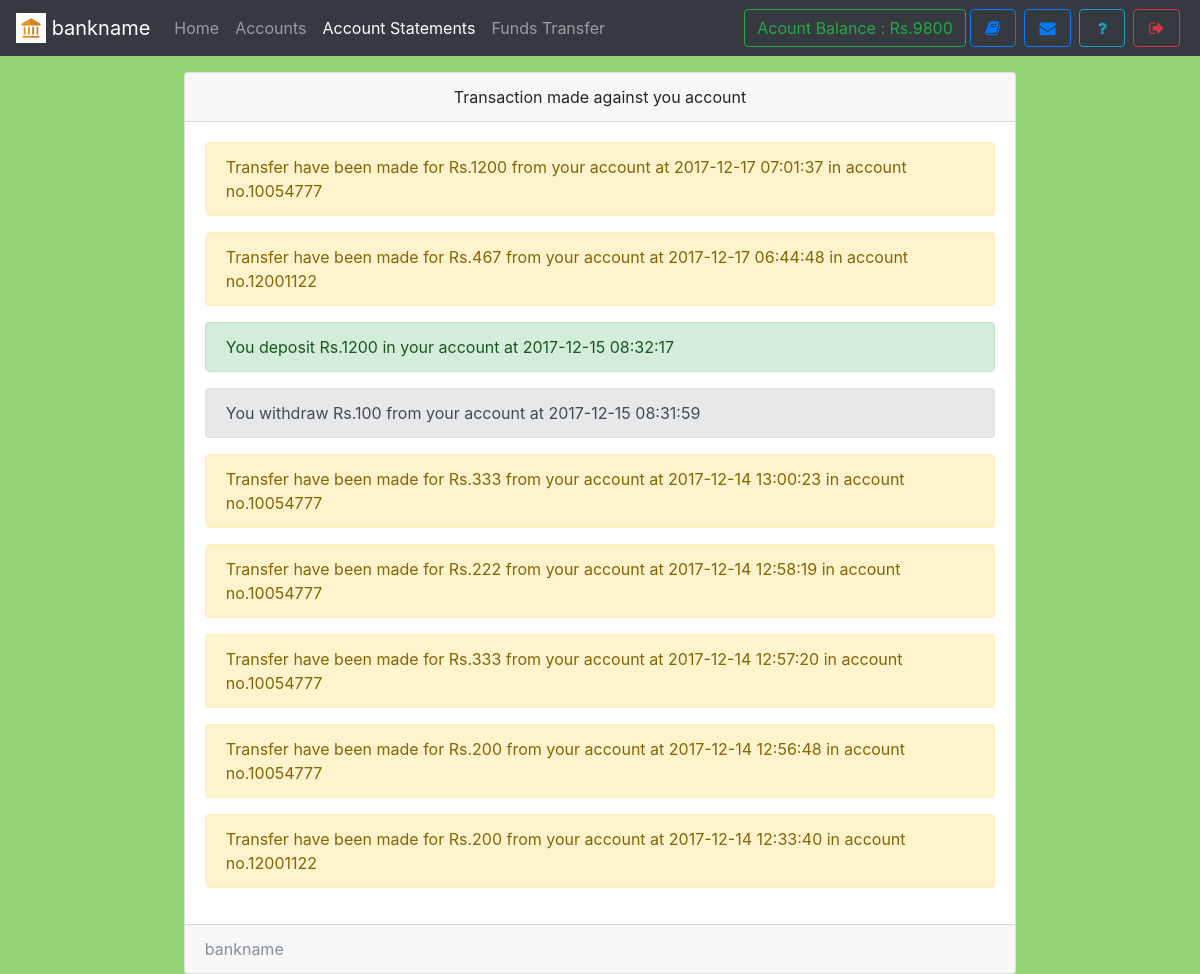
/statements.php (signed in), run on an earlier commit of the app's database.
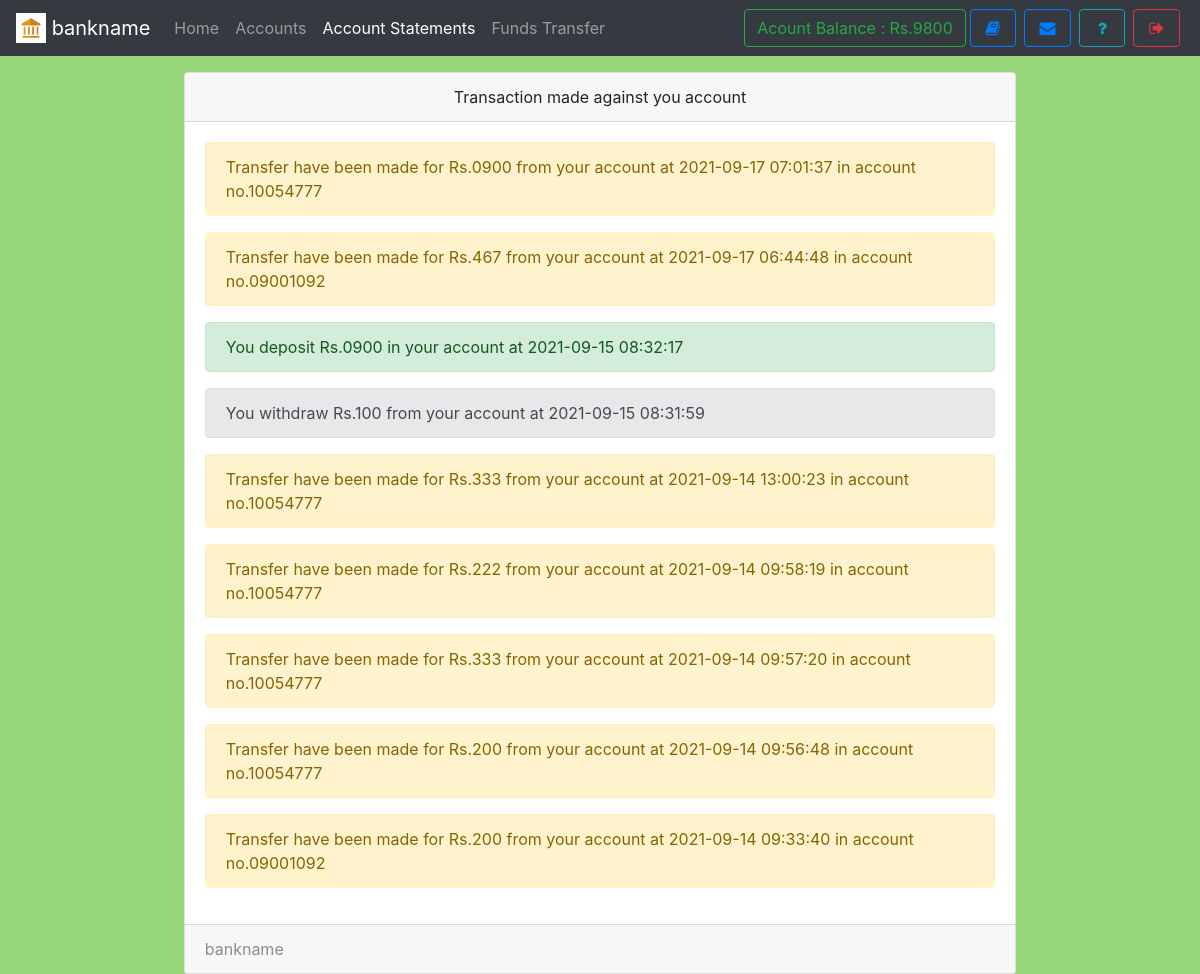
And on a later commit of the database.
### tables this page shows
CREATE TABLE `useraccounts` (
  `id` int(11) NOT NULL,
  `email` text NOT NULL,
  `password` text NOT NULL,
  `name` varchar(111) NOT NULL,
  `balance` varchar(111) NOT NULL,
  `cnic` varchar(111) NOT NULL,
  `number` varchar(111) NOT NULL,
  `city` varchar(111) NOT NULL,
  `address` varchar(111) NOT NULL,
  `source` varchar(111) NOT NULL,
  `accountNo` varchar(111) NOT NULL,
  `branch` varchar(111) NOT NULL,
  `accountType` varchar(111) NOT NULL,
  `date` timestamp NOT NULL DEFAULT CURRENT_TIMESTAMP
);

CREATE TABLE `transaction` (
  `transactionId` int(11) NOT NULL,
  `action` varchar(111) NOT NULL,
  `credit` varchar(111) NOT NULL,
  `debit` varchar(111) NOT NULL,
  `balance` varchar(111) NOT NULL,
  `beneId` varchar(111) NOT NULL,
  `other` varchar(111) NOT NULL,
  `userId` int(11) NOT NULL,
  `date` timestamp NOT NULL DEFAULT CURRENT_TIMESTAMP
);

### assets/db.php (called while the page is built, shortened)
<?php
    $con = new mysqli('localhost','root','','mybank');
    $ar = $con->query("select * from userAccounts,branch where id = '$_SESSION[userId]' AND userAccounts.branch = branch.branchId");
    $userData = $ar->fetch_assoc();
?>

### statements.php (the view, shortened to what this page needs)
<!DOCTYPE html>
<html>
<head>
  <?php require 'assets/autoloader.php'; ?>
  <?php require 'assets/db.php'; ?>
  <?php require 'assets/function.php'; ?>
</head>
<body style="background:#96D678;background-size: 100%">
<nav class="navbar navbar-expand-lg navbar-dark bg-dark fixed-top">
 <a class="navbar-brand" href="#">
    <img src="images/logo.png" width="30" height="30" class="d-inline-block align-top" alt="">
   <?php echo bankname; ?>
  </a>
  <div class="collapse navbar-collapse" id="navbarSupportedContent">
    <ul class="navbar-nav mr-auto">
      <li class="nav-item ">
        <a class="nav-link " href="index.php">Home <span class="sr-only">(current)</span></a>
      </li>
      <li class="nav-item ">  <a class="nav-link" href="accounts.php">Accounts</a></li>
      <li class="nav-item active">  <a class="nav-link" href="statements.php">Account Statements</a></li>
      <li class="nav-item ">  <a class="nav-link" href="transfer.php">Funds Transfer</a></li>
    </ul>
    <?php include 'sideButton.php'; ?>
  </div>
</nav><br><br><br>
<div class="container">
  <div class="card  w-75 mx-auto">
  <div class="card-header text-center">
    Transaction made against you account
  </div>
  <div class="card-body">
    <?php
      $array = $con->query("select * from transaction where userId = '$userData[id]' order by date desc");
      if ($array ->num_rows > 0)
      {
         while ($row = $array->fetch_assoc())
         {
            if ($row['action'] == 'withdraw')
            {
              echo "<div class='alert alert-secondary'>You withdraw Rs.$row[debit] from your account at $row[date]</div>";
            }
            if ($row['action'] == 'deposit')
            {
              echo "<div class='alert alert-success'>You deposit Rs.$row[credit] in your account at $row[date]</div>";
            }
            if ($row['action'] == 'transfer')
            {
              echo "<div class='alert alert-warning'>Transfer have been made for  Rs.$row[debit] from your account at $row[date] in  account no.$row[other]</div>";
            }
         }
      }
    ?>
  </div>
  <div class="card-footer text-muted">
   <?php echo bankname ?>
  </div>
</div>
</div>
</body>
</html>

### assets/autoloader.php (shortened to what this page needs)
<link rel="stylesheet" type="text/css" href="css/bootstrap.min.css">
<link rel="stylesheet" type="text/css" href="css/custom.css">
<link rel="stylesheet" type="text/css" href="font-awesome/css/font-awesome.min.css">

### sideButton.php
<form class="form-inline my-2 my-lg-0">
        <a href="" class="btn btn-outline-success" data-toggle="tooltip" title="Your current Account Balance">Acount Balance : Rs.<?php echo $userData['balance']; ?></a>
        <a href="accounts.php" data-toggle="tooltip" title="Account Summary" class="btn btn-outline-primary mx-1" ><i class="fa fa-book fa-fw"></i></a>
        <a href="notice.php" data-toggle="tooltip" title="View Notice" class="btn btn-outline-primary mx-1" ><i class="fa fa-envelope fa-fw"></i></a>
        <a href="feedback.php" data-toggle="tooltip" title="Help?" class="btn btn-outline-info mx-1" ><i class="fa fa-question fa-fw"></i></a>
        <a href="logout.php" data-toggle="tooltip" title="Logout" class="btn btn-outline-danger mx-1" ><i class="fa fa-sign-out fa-fw"></i></a>
</form>

What changed in the data, as far as the page shows it:
changed transaction (number 1 of 9 on the later page): debit "1200" → "0900"; date "2017-12-17 07:01:37" → "2021-09-17 07:01:37"
changed transaction (number 2 of 9 on the later page): date "2017-12-17 06:44:48" → "2021-09-17 06:44:48"; other "12001122" → "09001092"
changed transaction (number 3 of 9 on the later page): credit "1200" → "0900"; date "2017-12-15 08:32:17" → "2021-09-15 08:32:17"
changed transaction (number 4 of 9 on the later page): date "2017-12-15 08:31:59" → "2021-09-15 08:31:59"
changed transaction (number 5 of 9 on the later page): date "2017-12-14 13:00:23" → "2021-09-14 13:00:23"
changed transaction (number 6 of 9 on the later page): date "2017-12-14 12:58:19" → "2021-09-14 09:58:19"
changed transaction (number 7 of 9 on the later page): date "2017-12-14 12:57:20" → "2021-09-14 09:57:20"
changed transaction (number 8 of 9 on the later page): date "2017-12-14 12:56:48" → "2021-09-14 09:56:48"
changed transaction (number 9 of 9 on the later page): date "2017-12-14 12:33:40" → "2021-09-14 09:33:40"; other "12001122" → "09001092"
